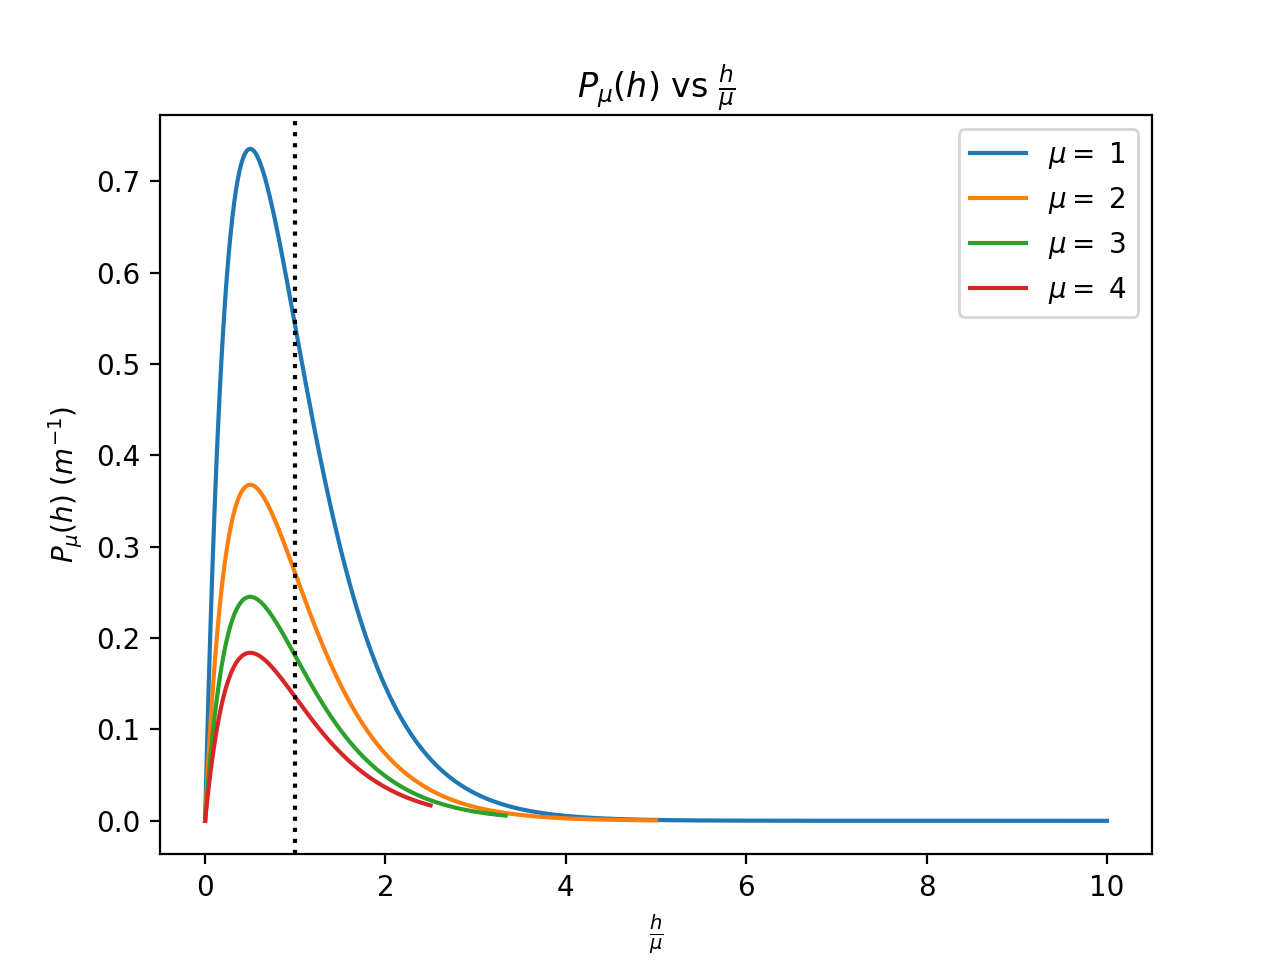

The Python source for this figure:
import numpy as np
import matplotlib.pyplot as plt


def P(h, mu):
    return 4 * h / np.power(mu, 2) * np.exp(-2 * h / mu)


h_range = np.linspace(0, 10, 500)
mu_list = [1, 2, 3, 4]
for mu in mu_list:
    plt.plot(h_range/mu, P(h_range, mu), label=r"$\mu =$ {}".format(mu))
plt.axvline(1, ls=":", color='k')
plt.legend()
plt.title(r"$P_{\mu}(h)$ vs $\frac{h}{\mu}$")
plt.xlabel(r"$\frac{h}{\mu}$")
plt.ylabel(r"$P_{\mu}(h)$ ($m^{-1}$)")
plt.show()
